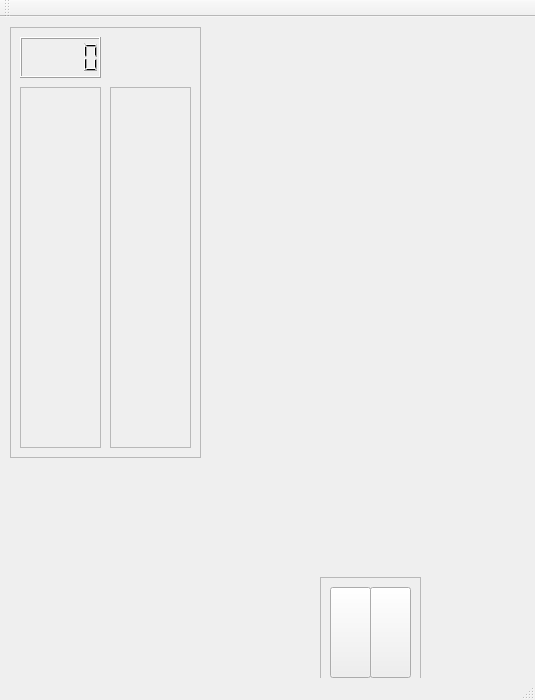
<?xml version="1.0" encoding="UTF-8"?>
<ui version="4.0">
 <class>MainWindow</class>
 <widget class="QMainWindow" name="MainWindow">
  <property name="geometry">
   <rect>
    <x>0</x>
    <y>0</y>
    <width>535</width>
    <height>700</height>
   </rect>
  </property>
  <property name="windowTitle">
   <string>MainWindow</string>
  </property>
  <widget class="QWidget" name="centralWidget">
   <widget class="QFrame" name="mainFrame">
    <property name="geometry">
     <rect>
      <x>10</x>
      <y>10</y>
      <width>191</width>
      <height>431</height>
     </rect>
    </property>
    <property name="frameShape">
     <enum>QFrame::StyledPanel</enum>
    </property>
    <property name="frameShadow">
     <enum>QFrame::Raised</enum>
    </property>
    <widget class="QLCDNumber" name="lcdNumber">
     <property name="geometry">
      <rect>
       <x>10</x>
       <y>10</y>
       <width>81</width>
       <height>41</height>
      </rect>
     </property>
    </widget>
    <widget class="QFrame" name="callButtonsFrame">
     <property name="geometry">
      <rect>
       <x>10</x>
       <y>60</y>
       <width>81</width>
       <height>361</height>
      </rect>
     </property>
     <property name="frameShape">
      <enum>QFrame::StyledPanel</enum>
     </property>
     <property name="frameShadow">
      <enum>QFrame::Raised</enum>
     </property>
     <layout class="QVBoxLayout" name="verticalLayout"/>
    </widget>
    <widget class="QFrame" name="controlButtonsFrame">
     <property name="geometry">
      <rect>
       <x>100</x>
       <y>60</y>
       <width>81</width>
       <height>361</height>
      </rect>
     </property>
     <property name="frameShape">
      <enum>QFrame::StyledPanel</enum>
     </property>
     <property name="frameShadow">
      <enum>QFrame::Raised</enum>
     </property>
     <layout class="QVBoxLayout" name="verticalLayout_2"/>
    </widget>
   </widget>
   <widget class="QFrame" name="elevator">
    <property name="geometry">
     <rect>
      <x>320</x>
      <y>560</y>
      <width>101</width>
      <height>111</height>
     </rect>
    </property>
    <property name="frameShape">
     <enum>QFrame::StyledPanel</enum>
    </property>
    <property name="frameShadow">
     <enum>QFrame::Raised</enum>
    </property>
    <widget class="QPushButton" name="leftDoor">
     <property name="geometry">
      <rect>
       <x>10</x>
       <y>10</y>
       <width>41</width>
       <height>91</height>
      </rect>
     </property>
     <property name="text">
      <string/>
     </property>
    </widget>
    <widget class="QPushButton" name="rightDoor">
     <property name="geometry">
      <rect>
       <x>50</x>
       <y>10</y>
       <width>41</width>
       <height>91</height>
      </rect>
     </property>
     <property name="text">
      <string/>
     </property>
    </widget>
   </widget>
  </widget>
  <widget class="QMenuBar" name="menuBar">
   <property name="geometry">
    <rect>
     <x>0</x>
     <y>0</y>
     <width>535</width>
     <height>22</height>
    </rect>
   </property>
  </widget>
  <widget class="QToolBar" name="mainToolBar">
   <attribute name="toolBarArea">
    <enum>TopToolBarArea</enum>
   </attribute>
   <attribute name="toolBarBreak">
    <bool>false</bool>
   </attribute>
  </widget>
  <widget class="QStatusBar" name="statusBar"/>
 </widget>
 <layoutdefault spacing="6" margin="11"/>
 <resources/>
 <connections/>
</ui>
